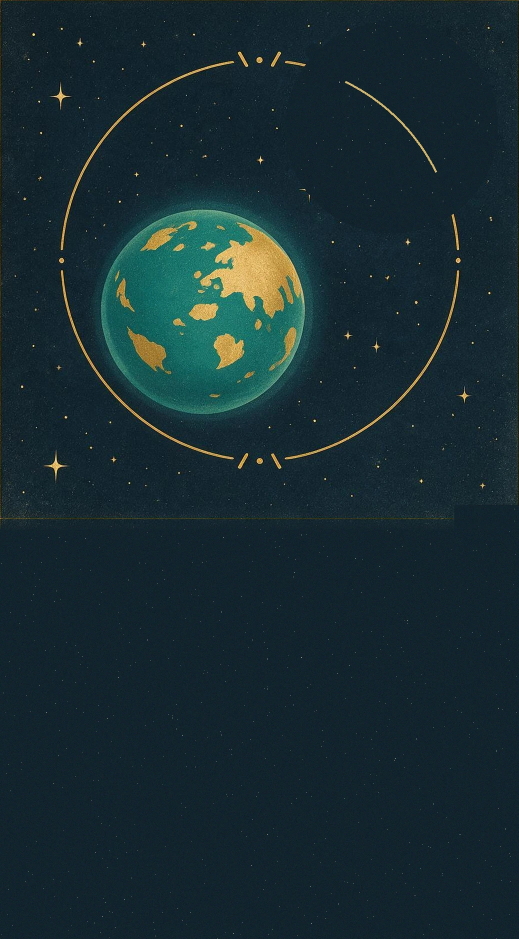
#> input picture tools/cover-bg-prgrain.webp, 1038 x 1878 px, found by its file name (shown at 1/2 size)
$ python patch_cover_grain.py
#> lines starting #> are read from the running program, lines starting #| are printed output that depends on the picture; after the words box and inside, x2 and y2 are one past the last pixel; in counts of white or black regions, pixels touching at a corner belong together
#!/usr/bin/env python3
"""重建 cover-bg.webp 的合成延展区（y >= SEAM）：
- 原接缝处有一条烘焙进去的金框底线，直接整区重绘抹掉
- 底色取接缝上方中位数，颗粒两个八度匹配上方 std≈8.4
- 星星分小/中/亮/四芒星四档，暖金色，密度对齐上方
几何不动（只重绘接缝以下像素）。源文件用 /tmp/cover-bg-backup.webp。
"""
import numpy as np
from PIL import Image
from scipy import ndimage

BASE = "/Users/jonysong/Work/Products/chase-the-moon"
SRC = f"{BASE}/tools/cover-bg-prgrain.webp"  # 未打补丁的原版（颗粒重建前）
OUT = f"{BASE}/assets/ui/cover-bg.webp"
SEAM = 962
RAMP = 40

rng = np.random.default_rng(20260921)
im = np.array(Image.open(SRC).convert("RGB")).astype(float)
H, W = im.shape[:2]
#> H = 1878; W = 1038
h = H - SEAM
#> h = 916

# 底色：接缝上方星空的中位数（逐通道）
bg = np.median(im[880:945].reshape(-1, 3), axis=0)
#> bg = [21, 39, 48]
ext = np.ones((h, W, 3)) * bg

# ── 颗粒：细噪 + 低频斑驳（重绘区无原噪，需全额补齐到 ~8.6）──
fine = rng.normal(0, 7.6, (h, W))
coarse = ndimage.gaussian_filter(rng.normal(0, 1, (h, W)), 2.2)
coarse = coarse / coarse.std() * 3.2
noise = fine + coarse
ext[..., 0] += noise * 1.00
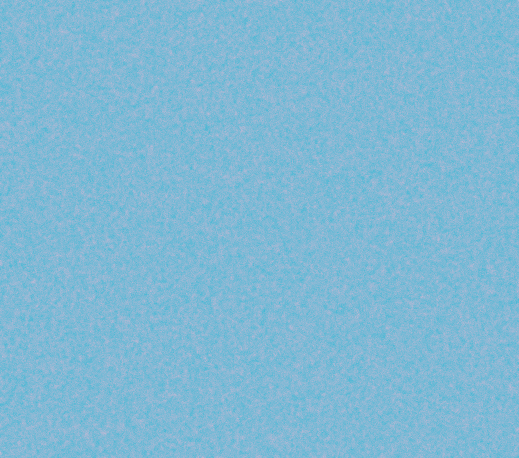
#> ext: shape (916, 1038, 3) float64 (shown at 1/2 size); mean of channels 0, 1, 2 21, 39, 48; drawn with min black and max white
ext[..., 1] += noise * 0.92
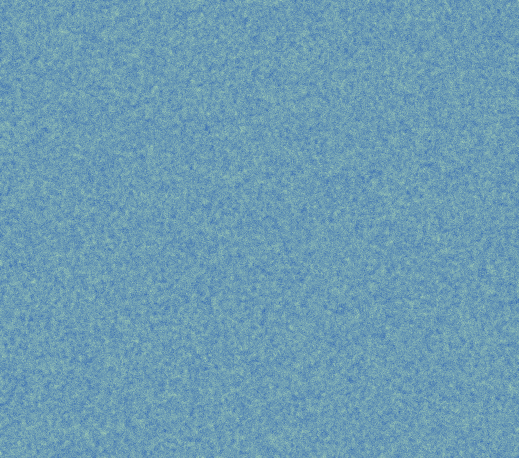
#> ext: shape (916, 1038, 3) float64 (shown at 1/2 size); mean of channels 0, 1, 2 21, 39, 48; drawn with min black and max white
ext[..., 2] += noise * 0.78

# ── 星星 ──
STAR_RGB = np.array([205.0, 182.0, 126.0])
yy, xx = np.mgrid[0:h, 0:W]
ramp = np.clip(yy / RAMP, 0.0, 1.0) ** 2  # 顶部渐入，遮接缝


def splat(cx, cy, r, peak):
    """高斯星点，peak=中心亮度增量(0-255)"""
    y0, y1 = max(0, int(cy - r * 3)), min(h, int(cy + r * 3) + 1)
    x0, x1 = max(0, int(cx - r * 3)), min(W, int(cx + r * 3) + 1)
    if y1 <= y0 or x1 <= x0:
        return
    gy, gx = np.mgrid[y0:y1, x0:x1]
    sig = max(r / 1.8, 0.42)
    g = peak * np.exp(-(((gy - cy) ** 2 + (gx - cx) ** 2) / (2 * sig * sig)))
    tint = 0.85 + 0.3 * rng.random()
    for c, k in enumerate((1.0, 0.9, 0.72)):
        ext[y0:y1, x0:x1, c] += g * STAR_RGB[c] / 205 * tint * k


def sparkle(cx, cy, arm, peak):
    """四芒星：中心亮点 + 水平/垂直细芒"""
    splat(cx, cy, arm * 0.28, peak)
    A = int(arm * 3) + 1
    y0, y1 = max(0, int(cy) - 1), min(h, int(cy) + 2)
    x0, x1 = max(0, int(cx - A)), min(W, int(cx + A) + 1)
    if y1 <= y0 or x1 <= x0:
        return
    gy, gx = np.mgrid[y0:y1, x0:x1]
    hor = np.exp(-((gx - cx) ** 2) / (2 * (arm * 0.9) ** 2)) * np.exp(-((gy - cy) ** 2) / 0.5)
    ver = np.exp(-((gy - cy) ** 2) / (2 * (arm * 0.9) ** 2)) * np.exp(-((gx - cx) ** 2) / 0.5)
    g = peak * 0.55 * (hor + ver)
    for c, k in enumerate((1.0, 0.9, 0.72)):
        ext[y0:y1, x0:x1, c] += g * STAR_RGB[c] / 205 * k


def density_ok(x, y):
    return rng.random() < (0.15 + 0.85 * ramp[int(y), int(x)])


# 小星（大量、暗）/ 中星 / 亮星 / 四芒星
for _ in range(int(0.0011 * h * W)):
    x, y = rng.uniform(0, W), rng.uniform(0, h)
    if density_ok(x, y):
        splat(x, y, rng.uniform(0.7, 1.1), rng.uniform(60, 130))
for _ in range(int(0.00028 * h * W)):
    x, y = rng.uniform(0, W), rng.uniform(0, h)
    if density_ok(x, y):
        splat(x, y, rng.uniform(1.2, 1.8), rng.uniform(140, 210))
for _ in range(int(0.00008 * h * W)):
    x, y = rng.uniform(0, W), rng.uniform(0, h)
    if density_ok(x, y):
        splat(x, y, rng.uniform(1.8, 2.4), rng.uniform(190, 240))
for _ in range(int(0.000025 * h * W)):
    x, y = rng.uniform(0, W), rng.uniform(0, h)
    if density_ok(x, y):
        sparkle(x, y, rng.uniform(3.5, 7.0), rng.uniform(200, 245))

im[SEAM:H] = np.clip(ext, 0, 255)
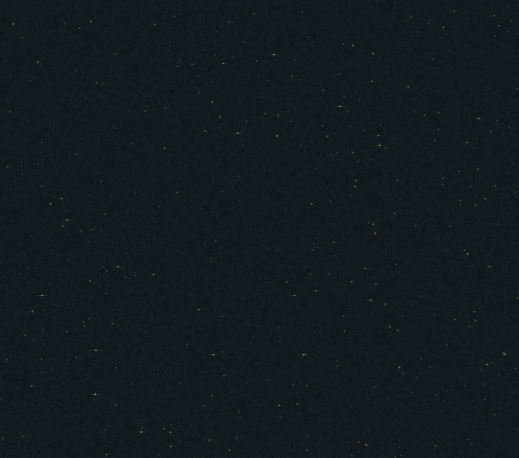
#> ext: shape (916, 1038, 3) float64 (shown at 1/2 size); mean of channels 0, 1, 2 21.6, 39.4, 48.2; drawn with min black and max white

# ── 第二阶段：全图统一星层（含顶部 AI 区），暗部掩码避开地球/金环/月亮 ──
lum = im.mean(axis=2)
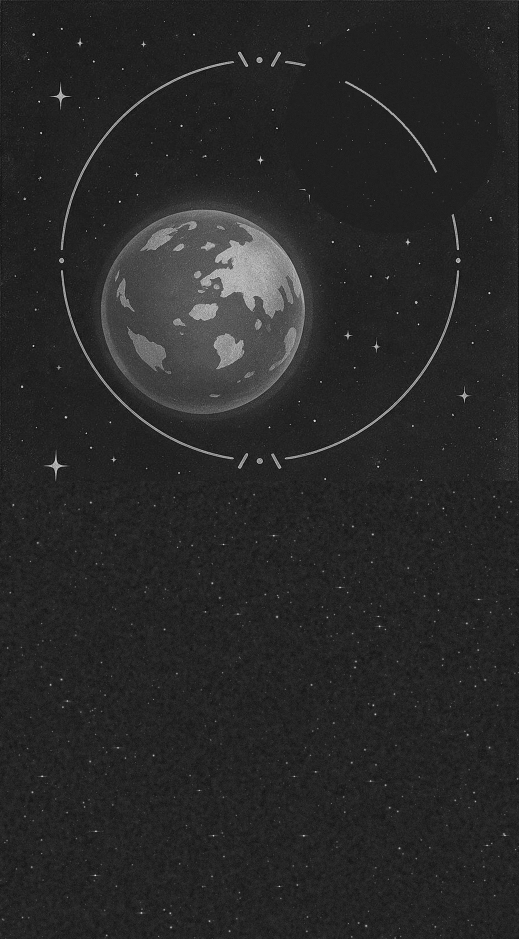
#> lum: shape (1878, 1038) float64 (shown at 1/2 size); min 0, max 255, mean 40.7
dark = lum < 58
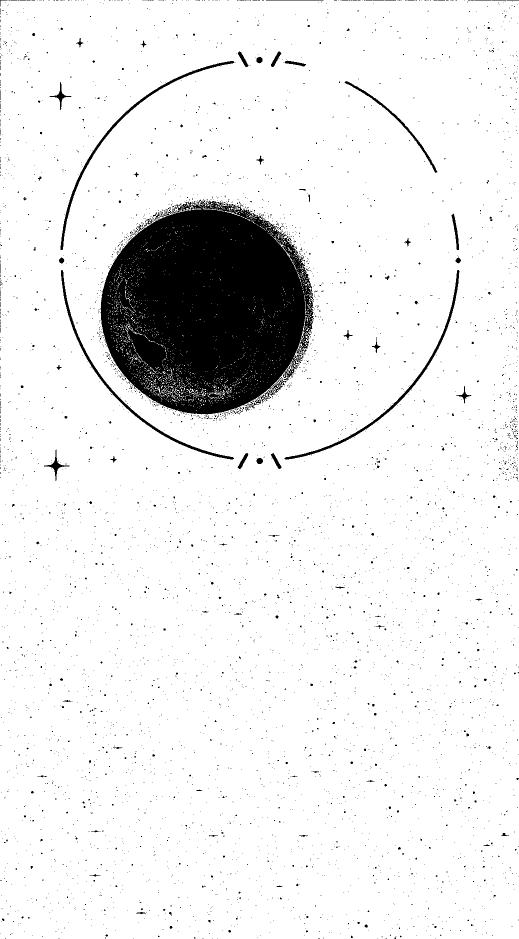
#> dark: shape (1878, 1038) bool (shown at 1/2 size); 91.7% white; 4755 black regions (4654 under 20 px), largest, box (x1, y1, x2, y2) and area: (201, 399, 628, 835) 132966, (122, 540, 468, 919) 2847, (569, 540, 919, 919) 2846


def splat_im(cx, cy, r, peak):
    y0, y1 = max(0, int(cy - r * 3)), min(H, int(cy + r * 3) + 1)
    x0, x1 = max(0, int(cx - r * 3)), min(W, int(cx + r * 3) + 1)
    if y1 <= y0 or x1 <= x0:
        return
    gy, gx = np.mgrid[y0:y1, x0:x1]
    sig = max(r / 1.8, 0.42)
    g = peak * np.exp(-(((gy - cy) ** 2 + (gx - cx) ** 2) / (2 * sig * sig)))
    tint = 0.85 + 0.3 * rng.random()
    for c, k in enumerate((1.0, 0.9, 0.72)):
        im[y0:y1, x0:x1, c] += g * STAR_RGB[c] / 205 * tint * k


def ok(x, y):
    return dark[int(y), int(x)]


FH = H  # 全图
for _ in range(int(0.0022 * FH * W)):
    x, y = rng.uniform(0, W), rng.uniform(0, FH)
    if ok(x, y):
        splat_im(x, y, rng.uniform(0.7, 1.1), rng.uniform(60, 130))
for _ in range(int(0.0006 * FH * W)):
    x, y = rng.uniform(0, W), rng.uniform(0, FH)
    if ok(x, y):
        splat_im(x, y, rng.uniform(1.2, 1.8), rng.uniform(140, 210))
for _ in range(int(0.00012 * FH * W)):
    x, y = rng.uniform(0, W), rng.uniform(0, FH)
    if ok(x, y):
        splat_im(x, y, rng.uniform(1.8, 2.4), rng.uniform(190, 240))
for _ in range(int(0.00005 * FH * W)):
    x, y = rng.uniform(0, W), rng.uniform(0, FH)
    if ok(x, y):
        # 四芒星直接画在 im 上
        cx, cy, arm, peak = x, y, rng.uniform(3.5, 7.0), rng.uniform(200, 245)
        splat_im(cx, cy, arm * 0.28, peak)
        A = int(arm * 3) + 1
        y0, y1 = max(0, int(cy) - 1), min(H, int(cy) + 2)
        x0, x1 = max(0, int(cx - A)), min(W, int(cx + A) + 1)
        if y1 > y0 and x1 > x0:
            gy, gx = np.mgrid[y0:y1, x0:x1]
            hor = np.exp(-((gx - cx) ** 2) / (2 * (arm * 0.9) ** 2)) * np.exp(-((gy - cy) ** 2) / 0.5)
            ver = np.exp(-((gy - cy) ** 2) / (2 * (arm * 0.9) ** 2)) * np.exp(-((gx - cx) ** 2) / 0.5)
            g = peak * 0.55 * (hor + ver)
            for c, k in enumerate((1.0, 0.9, 0.72)):
                im[y0:y1, x0:x1, c] += g * STAR_RGB[c] / 205 * k
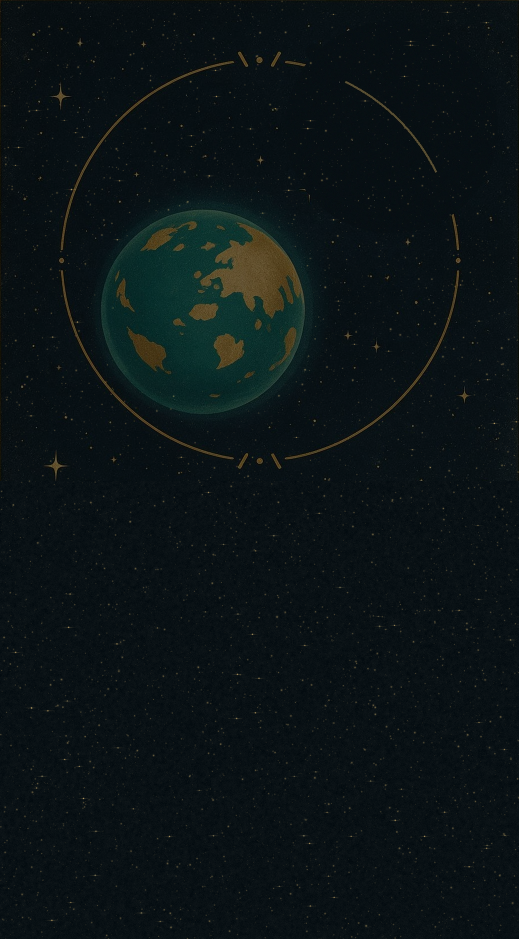
#> im: shape (1878, 1038, 3) float64 (shown at 1/2 size); mean R, G, B 26.4, 46.4, 51.8; drawn with min black and max white

Image.fromarray(np.clip(im, 0, 255).astype(np.uint8), "RGB").save(OUT, quality=80)
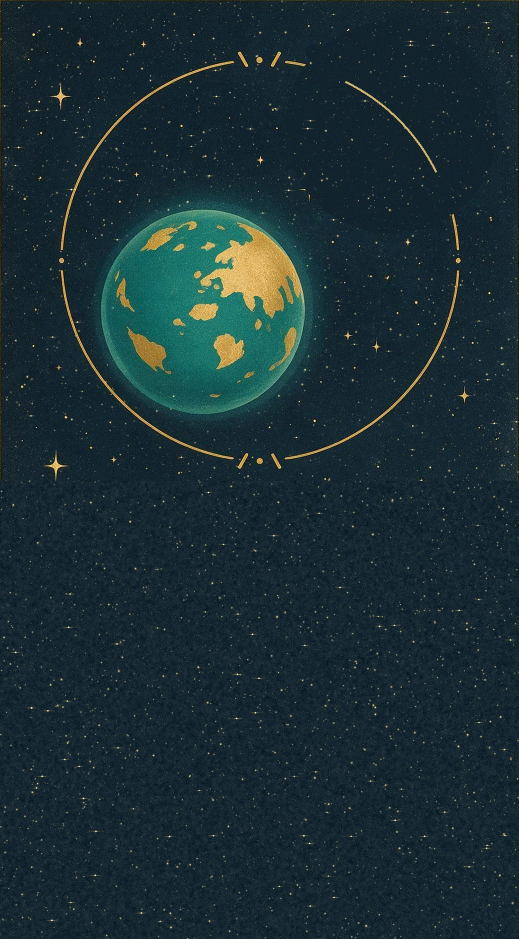
#> saved as cover-bg.webp: PIL image 1038x1878 RGB (shown at 1/2 size); mean R, G, B 26.2, 46.2, 51.5
print("extension rebuilt below y =", SEAM, "+ unified star layer full image")
